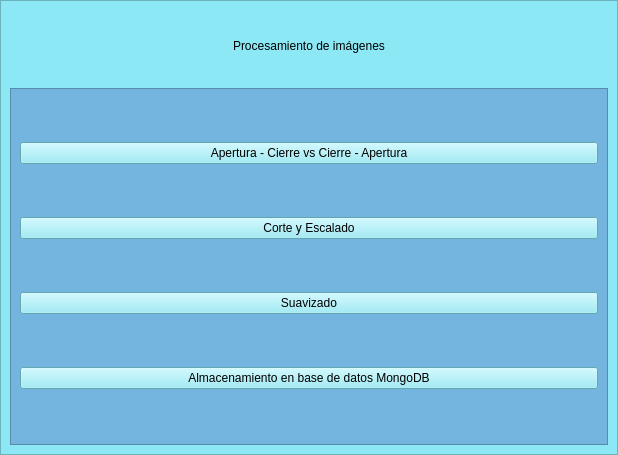
<?xml version="1.0" encoding="UTF-8"?>
<ui version="4.0">
 <class>MainWindow</class>
 <widget class="QMainWindow" name="MainWindow">
  <property name="geometry">
   <rect>
    <x>0</x>
    <y>0</y>
    <width>618</width>
    <height>455</height>
   </rect>
  </property>
  <property name="windowTitle">
   <string>Procesamient de imágenes</string>
  </property>
  <widget class="QWidget" name="centralwidget">
   <layout class="QGridLayout" name="gridLayout">
    <property name="leftMargin">
     <number>0</number>
    </property>
    <property name="topMargin">
     <number>0</number>
    </property>
    <property name="rightMargin">
     <number>0</number>
    </property>
    <property name="bottomMargin">
     <number>0</number>
    </property>
    <item row="0" column="0">
     <widget class="QFrame" name="frame">
      <property name="styleSheet">
       <string notr="true">background-color: rgb(140, 232, 245);</string>
      </property>
      <property name="frameShape">
       <enum>QFrame::StyledPanel</enum>
      </property>
      <property name="frameShadow">
       <enum>QFrame::Raised</enum>
      </property>
      <layout class="QVBoxLayout" name="verticalLayout_2" stretch="1,5">
       <item alignment="Qt::AlignHCenter|Qt::AlignVCenter">
        <widget class="QLabel" name="label">
         <property name="styleSheet">
          <string notr="true">font: 75 italic 16pt &quot;Consolas&quot;;
color: rgb(0, 0, 0);
</string>
         </property>
         <property name="text">
          <string>Procesamiento de imágenes</string>
         </property>
        </widget>
       </item>
       <item>
        <widget class="QFrame" name="frame_2">
         <property name="styleSheet">
          <string notr="true">background-color: rgb(115, 181, 222);</string>
         </property>
         <property name="frameShape">
          <enum>QFrame::StyledPanel</enum>
         </property>
         <property name="frameShadow">
          <enum>QFrame::Raised</enum>
         </property>
         <layout class="QVBoxLayout" name="verticalLayout_3">
          <property name="spacing">
           <number>0</number>
          </property>
          <property name="topMargin">
           <number>0</number>
          </property>
          <property name="bottomMargin">
           <number>0</number>
          </property>
          <item>
           <widget class="QPushButton" name="openclose_button">
            <property name="enabled">
             <bool>true</bool>
            </property>
            <property name="styleSheet">
             <string notr="true">background-color: rgb(140, 232, 245);</string>
            </property>
            <property name="text">
             <string>Apertura - Cierre vs Cierre - Apertura</string>
            </property>
           </widget>
          </item>
          <item>
           <widget class="QPushButton" name="pushButton_2">
            <property name="styleSheet">
             <string notr="true">background-color: rgb(140, 232, 245);</string>
            </property>
            <property name="text">
             <string>Corte y Escalado</string>
            </property>
           </widget>
          </item>
          <item>
           <widget class="QPushButton" name="pushButton_3">
            <property name="styleSheet">
             <string notr="true">background-color: rgb(140, 232, 245);</string>
            </property>
            <property name="text">
             <string>Suavizado</string>
            </property>
           </widget>
          </item>
          <item>
           <widget class="QPushButton" name="pushButton_4">
            <property name="styleSheet">
             <string notr="true">background-color: rgb(140, 232, 245);</string>
            </property>
            <property name="text">
             <string>Almacenamiento en base de datos MongoDB</string>
            </property>
           </widget>
          </item>
         </layout>
        </widget>
       </item>
      </layout>
     </widget>
    </item>
   </layout>
  </widget>
 </widget>
 <resources/>
 <connections/>
</ui>
